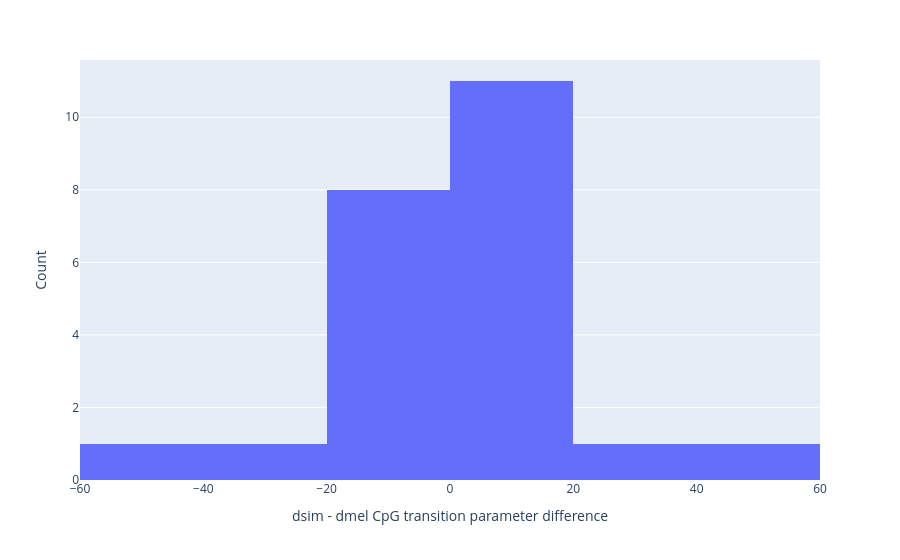

Notebook code for this chart:
### Code cell
df_sig_only = df.filter(pl.col("pvalue") <= 0.05)

fig = px.histogram(
    df_sig_only.to_dict(),
    x="cpg_diff",
)

fig.update_layout(
    xaxis_title="dsim - dmel CpG transition parameter difference for sig tests results only",
    yaxis_title="Count",
)

fig.show()
fig.write_image(fig_dir / "paired-diff-hist-sig-only.jpg")

### Figure 1 — Plotly figure (JSON) as saved in the notebook; plotly's stock layout.template omitted (floating-point values rounded to 4 significant figures)
{"data": [{"bingroup": "x", "hovertemplate": "cpg_diff=%{x}<br>count=%{y}<extra></extra>", "legendgroup": "", "marker": {"color": "#636efa", "pattern": {"shape": ""}}, "name": "", "orientation": "v", "showlegend": false, "type": "histogram", "x": [4.107, -18.83, 3.167, 2.78, 2.043, 31.57, 47.02, 5.9, 3.148, -27.36, -3.997, -7.881, -3.55, 5.138, 4.155, -11.1, -7.497, -7.071, -2.417, 4.821, -47.21, 4.982, 9.615], "xaxis": "x", "yaxis": "y"}], "layout": {"barmode": "relative", "legend": {"tracegroupgap": 0}, "margin": {"t": 60}, "xaxis": {"anchor": "y", "domain": [0, 1], "title": {"text": "dsim - dmel CpG transition parameter difference"}}, "yaxis": {"anchor": "x", "domain": [0, 1], "title": {"text": "Count"}}}}
